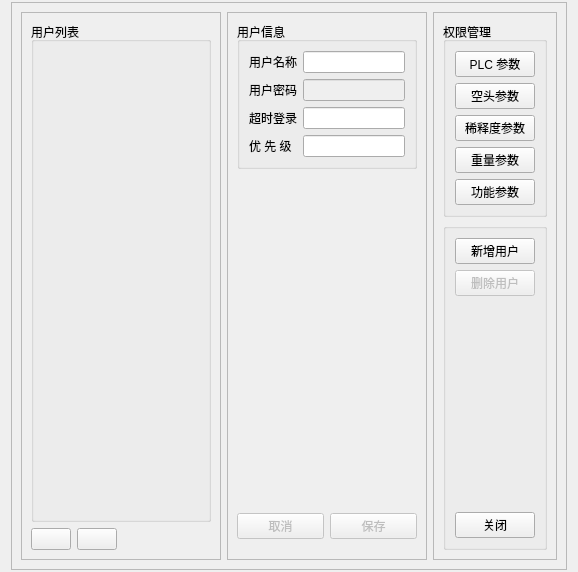
                 <widget class="QWidget" name="up1">
                  <layout class="QVBoxLayout" name="verticalLayout_34">
                   <property name="topMargin">
                    <number>2</number>
                   </property>
                   <property name="bottomMargin">
                    <number>2</number>
                   </property>
                   <item>
                    <widget class="QFrame" name="frameYHGL">
                     <property name="frameShape">
                      <enum>QFrame::StyledPanel</enum>
                     </property>
                     <property name="frameShadow">
                      <enum>QFrame::Raised</enum>
                     </property>
                     <layout class="QHBoxLayout" name="horizontalLayout_32">
                      <item>
                       <widget class="QFrame" name="frame_16">
                        <property name="sizePolicy">
                         <sizepolicy hsizetype="Fixed" vsizetype="Preferred">
                          <horstretch>0</horstretch>
                          <verstretch>0</verstretch>
                         </sizepolicy>
                        </property>
                        <property name="minimumSize">
                         <size>
                          <width>200</width>
                          <height>0</height>
                         </size>
                        </property>
                        <property name="maximumSize">
                         <size>
                          <width>200</width>
                          <height>16777215</height>
                         </size>
                        </property>
                        <property name="frameShape">
                         <enum>QFrame::StyledPanel</enum>
                        </property>
                        <property name="frameShadow">
                         <enum>QFrame::Raised</enum>
                        </property>
                        <layout class="QVBoxLayout" name="verticalLayout_29">
                         <item>
                          <widget class="QGroupBox" name="groupBox_user">
                           <property name="title">
                            <string>用户列表</string>
                           </property>
                          </widget>
                         </item>
                         <item>
                          <layout class="QHBoxLayout" name="horizontalLayout_30">
                           <item>
                            <layout class="QHBoxLayout" name="horizontalLayout_28">
                             <item>
                              <widget class="QPushButton" name="pb_per">
                               <property name="sizePolicy">
                                <sizepolicy hsizetype="Preferred" vsizetype="Fixed">
                                 <horstretch>0</horstretch>
                                 <verstretch>0</verstretch>
                                </sizepolicy>
                               </property>
                               <property name="text">
                                <string/>
                               </property>
                               <property name="icon">
                                <iconset resource="source.qrc">
                                 <normaloff>:/sources/up.png</normaloff>:/sources/up.png</iconset>
                               </property>
                               <property name="iconSize">
                                <size>
                                 <width>32</width>
                                 <height>32</height>
                                </size>
                               </property>
                              </widget>
                             </item>
                             <item>
                              <widget class="QPushButton" name="pb_next">
                               <property name="sizePolicy">
                                <sizepolicy hsizetype="Preferred" vsizetype="Fixed">
                                 <horstretch>0</horstretch>
                                 <verstretch>0</verstretch>
                                </sizepolicy>
                               </property>
                               <property name="text">
                                <string/>
                               </property>
                               <property name="icon">
                                <iconset resource="source.qrc">
                                 <normaloff>:/sources/down.png</normaloff>:/sources/down.png</iconset>
                               </property>
                               <property name="iconSize">
                                <size>
                                 <width>32</width>
                                 <height>32</height>
                                </size>
                               </property>
                              </widget>
                             </item>
                            </layout>
                           </item>
                           <item>
                            <spacer name="horizontalSpacer_4">
                             <property name="orientation">
                              <enum>Qt::Horizontal</enum>
                             </property>
                             <property name="sizeType">
                              <enum>QSizePolicy::Expanding</enum>
                             </property>
                             <property name="sizeHint" stdset="0">
                              <size>
                               <width>40</width>
                               <height>20</height>
                              </size>
                             </property>
                            </spacer>
                           </item>
                          </layout>
                         </item>
                        </layout>
                       </widget>
                      </item>
                      <item>
                       <widget class="QFrame" name="frame_17">
                        <property name="sizePolicy">
                         <sizepolicy hsizetype="Fixed" vsizetype="Preferred">
                          <horstretch>0</horstretch>
                          <verstretch>0</verstretch>
                         </sizepolicy>
                        </property>
                        <property name="minimumSize">
                         <size>
                          <width>200</width>
                          <height>0</height>
                         </size>
                        </property>
                        <property name="maximumSize">
                         <size>
                          <width>200</width>
                          <height>16777215</height>
                         </size>
                        </property>
                        <property name="frameShape">
                         <enum>QFrame::StyledPanel</enum>
                        </property>
                        <property name="frameShadow">
                         <enum>QFrame::Raised</enum>
                        </property>
                        <layout class="QVBoxLayout" name="verticalLayout_30">
                         <property name="bottomMargin">
                          <number>20</number>
                         </property>
                         <item>
                          <widget class="QGroupBox" name="groupBox_user_2">
                           <property name="title">
                            <string>用户信息</string>
                           </property>
                           <layout class="QGridLayout" name="gridLayout_2">
                            <item row="0" column="0">
                             <widget class="QLabel" name="label_10">
                              <property name="text">
                               <string>用户名称</string>
                              </property>
                             </widget>
                            </item>
                            <item row="0" column="1">
                             <widget class="MyLineEdit" name="lineEdit_name">
                              <property name="readOnly">
                               <bool>true</bool>
                              </property>
                             </widget>
                            </item>
                            <item row="1" column="0">
                             <widget class="QLabel" name="label_12">
                              <property name="text">
                               <string>用户密码</string>
                              </property>
                             </widget>
                            </item>
                            <item row="1" column="1">
                             <widget class="QLineEdit" name="lineEdit_pwd">
                              <property name="enabled">
                               <bool>false</bool>
                              </property>
                              <property name="readOnly">
                               <bool>true</bool>
                              </property>
                             </widget>
                            </item>
                            <item row="2" column="0">
                             <widget class="QLabel" name="label_14">
                              <property name="text">
                               <string>超时登录</string>
                              </property>
                             </widget>
                            </item>
                            <item row="2" column="1">
                             <widget class="MyLineEdit" name="lineEdit_time">
                              <property name="readOnly">
                               <bool>true</bool>
                              </property>
                             </widget>
                            </item>
                            <item row="3" column="0">
                             <widget class="QLabel" name="label_16">
                              <property name="text">
                               <string>优 先 级</string>
                              </property>
                             </widget>
                            </item>
                            <item row="3" column="1">
                             <widget class="MyLineEdit" name="lineEdit_pri">
                              <property name="enabled">
                               <bool>true</bool>
                              </property>
                              <property name="readOnly">
                               <bool>true</bool>
                              </property>
                             </widget>
                            </item>
                           </layout>
                          </widget>
                         </item>
                         <item>
                          <spacer name="verticalSpacer">
                           <property name="orientation">
                            <enum>Qt::Vertical</enum>
                           </property>
                           <property name="sizeHint" stdset="0">
                            <size>
                             <width>20</width>
                             <height>261</height>
                            </size>
                           </property>
                          </spacer>
                         </item>
                         <item>
                          <layout class="QHBoxLayout" name="horizontalLayout_29">
                           <item>
                            <widget class="QPushButton" name="pb_userCancel">
                             <property name="enabled">
                              <bool>false</bool>
                             </property>
                             <property name="sizePolicy">
                              <sizepolicy hsizetype="Preferred" vsizetype="Fixed">
                               <horstretch>0</horstretch>
                               <verstretch>0</verstretch>
                              </sizepolicy>
                             </property>
                             <property name="statusTip">
                              <string>取消修改的内容</string>
                             </property>
                             <property name="text">
                              <string>取消</string>
                             </property>
                            </widget>
                           </item>
                           <item>
                            <widget class="QPushButton" name="pb_userSave">
                             <property name="enabled">
                              <bool>false</bool>
                             </property>
                             <property name="sizePolicy">
                              <sizepolicy hsizetype="Preferred" vsizetype="Fixed">
                               <horstretch>0</horstretch>
                               <verstretch>0</verstretch>
                              </sizepolicy>
                             </property>
                             <property name="text">
                              <string>保存</string>
                             </property>
                            </widget>
                           </item>
                          </layout>
                         </item>
                        </layout>
                       </widget>
                      </item>
                      <item>
                       <widget class="QFrame" name="frame_18">
                        <property name="sizePolicy">
                         <sizepolicy hsizetype="Fixed" vsizetype="Preferred">
                          <horstretch>200</horstretch>
                          <verstretch>0</verstretch>
                         </sizepolicy>
                        </property>
                        <property name="maximumSize">
                         <size>
                          <width>200</width>
                          <height>16777215</height>
                         </size>
                        </property>
                        <property name="frameShape">
                         <enum>QFrame::StyledPanel</enum>
                        </property>
                        <property name="frameShadow">
                         <enum>QFrame::Raised</enum>
                        </property>
                        <layout class="QVBoxLayout" name="verticalLayout_42">
                         <item>
                          <widget class="QGroupBox" name="groupBox_11">
                           <property name="title">
                            <string>权限管理</string>
                           </property>
                           <layout class="QVBoxLayout" name="verticalLayout_31">
                            <item>
                             <widget class="QPushButton" name="pushButton_5">
                              <property name="sizePolicy">
                               <sizepolicy hsizetype="Preferred" vsizetype="Fixed">
                                <horstretch>0</horstretch>
                                <verstretch>0</verstretch>
                               </sizepolicy>
                              </property>
                              <property name="text">
                               <string>PLC 参数</string>
                              </property>
                              <attribute name="buttonGroup">
                               <string>buttonGroup</string>
                              </attribute>
                             </widget>
                            </item>
                            <item>
                             <widget class="QPushButton" name="pushButton_6">
                              <property name="sizePolicy">
                               <sizepolicy hsizetype="Preferred" vsizetype="Fixed">
                                <horstretch>0</horstretch>
                                <verstretch>0</verstretch>
                               </sizepolicy>
                              </property>
                              <property name="text">
                               <string>空头参数</string>
                              </property>
                              <attribute name="buttonGroup">
                               <string>buttonGroup</string>
                              </attribute>
                             </widget>
                            </item>
                            <item>
                             <widget class="QPushButton" name="pushButton_7">
                              <property name="sizePolicy">
                               <sizepolicy hsizetype="Preferred" vsizetype="Fixed">
                                <horstretch>0</horstretch>
                                <verstretch>0</verstretch>
                               </sizepolicy>
                              </property>
                              <property name="text">
                               <string>稀释度参数</string>
                              </property>
                              <attribute name="buttonGroup">
                               <string>buttonGroup</string>
                              </attribute>
                             </widget>
                            </item>
                            <item>
                             <widget class="QPushButton" name="pushButton_8">
                              <property name="sizePolicy">
                               <sizepolicy hsizetype="Preferred" vsizetype="Fixed">
                                <horstretch>0</horstretch>
                                <verstretch>0</verstretch>
                               </sizepolicy>
                              </property>
                              <property name="text">
                               <string>重量参数</string>
                              </property>
                              <attribute name="buttonGroup">
                               <string>buttonGroup</string>
                              </attribute>
                             </widget>
                            </item>
                            <item>
                             <widget class="QPushButton" name="pushButton_9">
                              <property name="sizePolicy">
                               <sizepolicy hsizetype="Preferred" vsizetype="Fixed">
                                <horstretch>0</horstretch>
                                <verstretch>0</verstretch>
                               </sizepolicy>
                              </property>
                              <property name="text">
                               <string>功能参数</string>
                              </property>
                              <attribute name="buttonGroup">
                               <string>buttonGroup</string>
                              </attribute>
                             </widget>
                            </item>
                           </layout>
                          </widget>
                         </item>
                         <item>
                          <widget class="QGroupBox" name="groupBox_35">
                           <property name="title">
                            <string/>
                           </property>
                           <layout class="QVBoxLayout" name="verticalLayout_32">
                            <item>
                             <widget class="QPushButton" name="useraddPb">
                              <property name="sizePolicy">
                               <sizepolicy hsizetype="Preferred" vsizetype="Fixed">
                                <horstretch>0</horstretch>
                                <verstretch>0</verstretch>
                               </sizepolicy>
                              </property>
                              <property name="text">
                               <string>新增用户</string>
                              </property>
                             </widget>
                            </item>
                            <item>
                             <widget class="QPushButton" name="userdelPb">
                              <property name="enabled">
                               <bool>false</bool>
                              </property>
                              <property name="sizePolicy">
                               <sizepolicy hsizetype="Preferred" vsizetype="Fixed">
                                <horstretch>0</horstretch>
                                <verstretch>0</verstretch>
                               </sizepolicy>
                              </property>
                              <property name="text">
                               <string>删除用户</string>
                              </property>
                             </widget>
                            </item>
                            <item>
                             <spacer name="verticalSpacer_2">
                              <property name="orientation">
                               <enum>Qt::Vertical</enum>
                              </property>
                              <property name="sizeHint" stdset="0">
                               <size>
                                <width>20</width>
                                <height>210</height>
                               </size>
                              </property>
                             </spacer>
                            </item>
                            <item>
                             <widget class="QPushButton" name="pb_close1">
                              <property name="text">
                               <string>关闭</string>
                              </property>
                             </widget>
                            </item>
                           </layout>
                          </widget>
                         </item>
                        </layout>
                       </widget>
                      </item>
                     </layout>
                    </widget>
                   </item>
                  </layout>
                 </widget>
